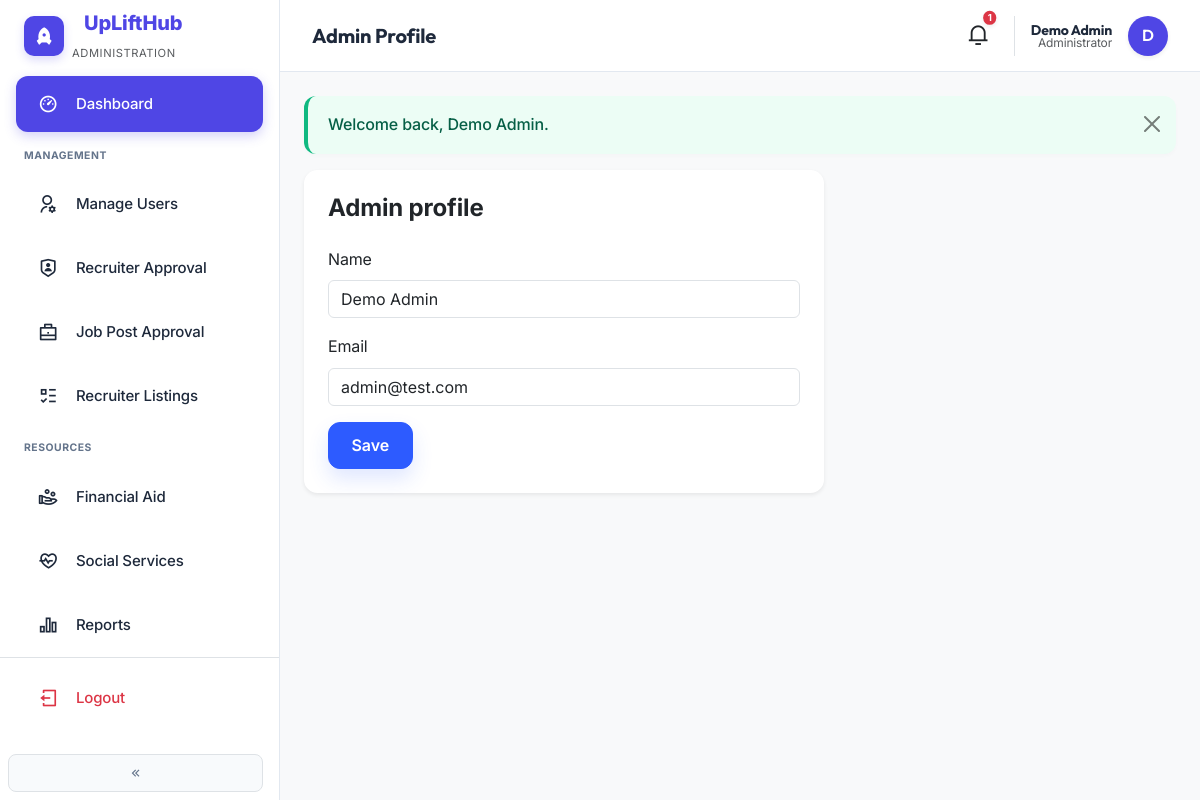
Page /admin/profile.php (signed in) on the committed database.
### tables this page shows
CREATE TABLE `users` (
  `id` int(10) UNSIGNED NOT NULL,
  `email` varchar(255) NOT NULL,
  `password_hash` varchar(255) NOT NULL,
  `role` enum('job_seeker','recruiter','admin') NOT NULL,
  `name` varchar(255) NOT NULL,
  `recruiter_status` enum('n/a','pending','approved','rejected') NOT NULL DEFAULT 'n/a',
  `reset_token` varchar(64) DEFAULT NULL,
  `reset_expires` datetime DEFAULT NULL,
  `created_at` timestamp NOT NULL DEFAULT current_timestamp()
);

### includes/functions.php (called while the page is built, shortened)
<?php
function app_url(string $path = '', bool $absolute = false): string
{
    $base = rtrim(APP_BASE, '/');
    $path = ltrim($path, '/');
    return ($base === '' ? '' : $base) . '/' . $path;
}
function e(string $s): string
{
    return htmlspecialchars($s, ENT_QUOTES, 'UTF-8');
}

### includes/auth.php (called while the page is built, shortened)
<?php
function current_user(): ?array
{
    return [
        'id' => (int) $_SESSION['user_id'],
        'email' => (string) ($_SESSION['user_email'] ?? ''),
        'name' => (string) ($_SESSION['user_name'] ?? ''),
        'role' => (string) ($_SESSION['user_role'] ?? ''),
        'recruiter_status' => (string) ($_SESSION['recruiter_status'] ?? 'n/a'),
    ];
}

### admin/profile.php (the view, shortened to what this page needs)
<?php
$pdo = db();
$uid = current_user()['id'];
$st = $pdo->prepare('SELECT name, email FROM users WHERE id = ? LIMIT 1');
$st->execute([$uid]);
$row = $st->fetch() ?: [];
$pageTitle = 'Admin Profile';
require dirname(__DIR__) . '/includes/partials/dashboard-start.php';
?>
<div class="card border-0 shadow-sm reveal reveal-up" style="max-width: 520px;">
  <div class="card-body p-4">
    <h1 class="h4 fw-bold mb-4">Admin profile</h1>
    <form method="post" data-live-validate="true" novalidate>
      <div class="mb-3">
        <label class="form-label" for="name">Name</label>
        <input type="text" class="form-control" id="name" name="name" required value="<?= e((string) ($row['name'] ?? '')) ?>">
      </div>
      <div class="mb-3">
        <label class="form-label" for="email">Email</label>
        <input type="email" class="form-control" id="email" name="email" required value="<?= e((string) ($row['email'] ?? '')) ?>">
      </div>
      <button type="submit" class="btn btn-primary-uplift">Save</button>
    </form>
  </div>
</div>
<?php require dirname(__DIR__) . '/includes/partials/dashboard-end.php'; ?>

### includes/partials/topbar.php (shortened to what this page needs)
<?php
$u = current_user();
$pdo = db();
$st = $pdo->prepare('SELECT COUNT(*) FROM notifications WHERE user_id = ? AND is_read = 0');
$st->execute([$u['id']]);
$notifCount = (int) $st->fetchColumn();
$role = $u['role'];
$notifHref = match ($role) {
    'job_seeker' => app_url('jobseeker/notifications.php'),
    'recruiter' => app_url('recruiter/notifications.php'),
    default => app_url('admin/dashboard.php'),
};
?>
<header class="dashboard-topbar">
  <div class="d-flex align-items-center gap-3">
    <h1 class="h5 fw-bold mb-0 d-none d-md-block" style="font-family: 'Outfit', sans-serif;"><?= e($pageTitle ?? 'Dashboard') ?></h1>
  </div>
  <div class="d-flex align-items-center gap-4">
    <a href="<?= e($notifHref) ?>" class="position-relative text-dark text-decoration-none" title="Notifications">
      <i class="ri-notification-3-line" style="font-size: 1.4rem;"></i>
      <?php if ($notifCount > 0): ?>
        <span class="position-absolute top-0 start-100 translate-middle badge rounded-pill bg-danger shadow-sm" style="font-size: 0.6rem; padding: 0.25em 0.5em;"><?= $notifCount > 9 ? '9+' : $notifCount ?></span>
      <?php endif; ?>
    </a>
    <div class="d-flex align-items-center gap-3 ps-3 border-start">
      <div class="text-end lh-1 d-none d-sm-block">
        <div class="fw-bold small" style="font-family: 'Outfit', sans-serif;"><?= e($u['name']) ?></div>
        <div class="text-muted" style="font-size: 0.75rem;"><?= e($role === 'admin' ? 'Administrator' : $role) ?></div>
      </div>
      <div class="avatar bg-indigo text-white rounded-circle d-flex align-items-center justify-content-center shadow-sm" style="width:40px; height:40px; font-weight: 600; font-family: 'Outfit', sans-serif;">
        <?= e(strtoupper(substr($u['name'], 0, 1))) ?>
      </div>
    </div>
  </div>
</header>

### assets/css/uplifthub.css (style rules this page uses)
:root { --uplift-indigo: #2D5BFF; --uplift-indigo-dark: #1E3BB3; --uplift-blue: #2D5BFF; --uplift-black: #1A1D23; --uplift-green: #34D399; --uplift-orange: #F59E0B; --uplift-purple: #8B5CF6; --uplift-soft-blue: #F8FAFE; --uplift-card-bg: #ffffff; --uplift-sidebar: #f5f7fb; --uplift-border: rgba(0,0,0,0.06); }
.uplift-body { --bg: #ffffff; --section-alt: var(--uplift-soft-blue); --panel: #ffffff; --muted: #64748b; color: var(--uplift-black); background-color: var(--bg); font-family: 'Inter', system-ui, -apple-system, sans-serif; line-height: 1.6; }
.btn-primary-uplift, .btn-brand { background: var(--uplift-indigo); border-color: var(--uplift-indigo); color: #fff; font-weight: 600; border-radius: 0.75rem; padding: 0.65rem 1.4rem; transition: all .2s ease; box-shadow: 0 10px 20px rgba(45, 91, 255, 0.15); }
.dashboard-topbar { position: sticky; top: 0; z-index: 1030; }
.card { border: 1px solid var(--uplift-border); border-radius: 0.85rem; box-shadow: 0 4px 12px rgba(0,0,0,0.03); }

### assets/css/animations.css (style rules this page uses)
.reveal { opacity: 0; transition: opacity 0.8s cubic-bezier(0.25, 0.46, 0.45, 0.94), transform 0.8s cubic-bezier(0.25, 0.46, 0.45, 0.94); will-change: opacity, transform; }
.reveal-up { transform: translateY(40px); }
.reveal.reveal-visible { opacity: 1; transform: translateY(0) translateX(0) scale(1); }

### assets/css/admin-premium.css (style rules this page uses)
:root { --admin-indigo: #4F46E5; --admin-indigo-light: #818CF8; --admin-indigo-soft: rgba(79, 70, 229, 0.08); --admin-bg: #F8FAFC; --admin-card-bg: #FFFFFF; --admin-sidebar-bg: #FFFFFF; --admin-border: #E2E8F0; --admin-text-main: #1E293B; --admin-text-muted: #64748B; --admin-radius: 0.75rem; --admin-shadow: 0 4px 6px -1px rgba(0, 0, 0, 0.1), 0 2px 4px -1px rgba(0, 0, 0, 0.06); --admin-shadow-lg: 0 10px 15px -3px rgba(0, 0, 0, 0.1), 0 4px 6px -2px rgba(0, 0, 0, 0.05); }
body.admin-body { background-color: var(--admin-bg); color: var(--admin-text-main); font-family: 'Inter', 'Outfit', sans-serif; letter-spacing: -0.01em; }
.dashboard-topbar { height: 72px; background: #FFFFFF; border-bottom: 1px solid var(--admin-border); padding: 0 2rem; display: flex; align-items: center; justify-content: space-between; position: sticky; top: 0; z-index: 1040; }
.bg-indigo { background: var(--admin-indigo) !important; }
* { transition: background-color 0.2s, border-color 0.2s, color 0.2s, transform 0.2s; }

### rows in the picture
users: name "Demo Admin", name "D", email "admin@test.com"

### other values in the picture
$pageTitle "Admin Profile"
$notifCount "1"
$role === 'admin' ? 'Administrator' : $role "Administrator"
$f['message'] "Welcome back, Demo Admin."
